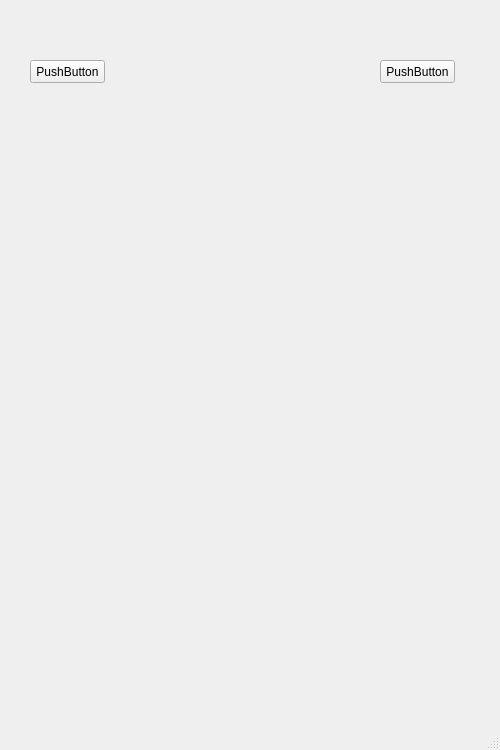
<?xml version="1.0" encoding="UTF-8"?>
<ui version="4.0">
 <class>MainWindow</class>
 <widget class="QMainWindow" name="MainWindow">
  <property name="geometry">
   <rect>
    <x>0</x>
    <y>0</y>
    <width>500</width>
    <height>750</height>
   </rect>
  </property>
  <property name="minimumSize">
   <size>
    <width>500</width>
    <height>750</height>
   </size>
  </property>
  <property name="maximumSize">
   <size>
    <width>500</width>
    <height>750</height>
   </size>
  </property>
  <property name="windowTitle">
   <string>MainWindow</string>
  </property>
  <property name="styleSheet">
   <string notr="true"/>
  </property>
  <property name="animated">
   <bool>false</bool>
  </property>
  <widget class="QWidget" name="centralWidget">
   <widget class="QPushButton" name="pushButton_2">
    <property name="geometry">
     <rect>
      <x>30</x>
      <y>60</y>
      <width>75</width>
      <height>23</height>
     </rect>
    </property>
    <property name="text">
     <string>PushButton</string>
    </property>
   </widget>
   <widget class="QPushButton" name="pushButton">
    <property name="geometry">
     <rect>
      <x>380</x>
      <y>60</y>
      <width>75</width>
      <height>23</height>
     </rect>
    </property>
    <property name="text">
     <string>PushButton</string>
    </property>
   </widget>
  </widget>
  <widget class="QMenuBar" name="menuBar">
   <property name="geometry">
    <rect>
     <x>0</x>
     <y>0</y>
     <width>500</width>
     <height>23</height>
    </rect>
   </property>
  </widget>
  <widget class="QStatusBar" name="statusBar"/>
 </widget>
 <layoutdefault spacing="6" margin="11"/>
 <resources/>
 <connections/>
</ui>
